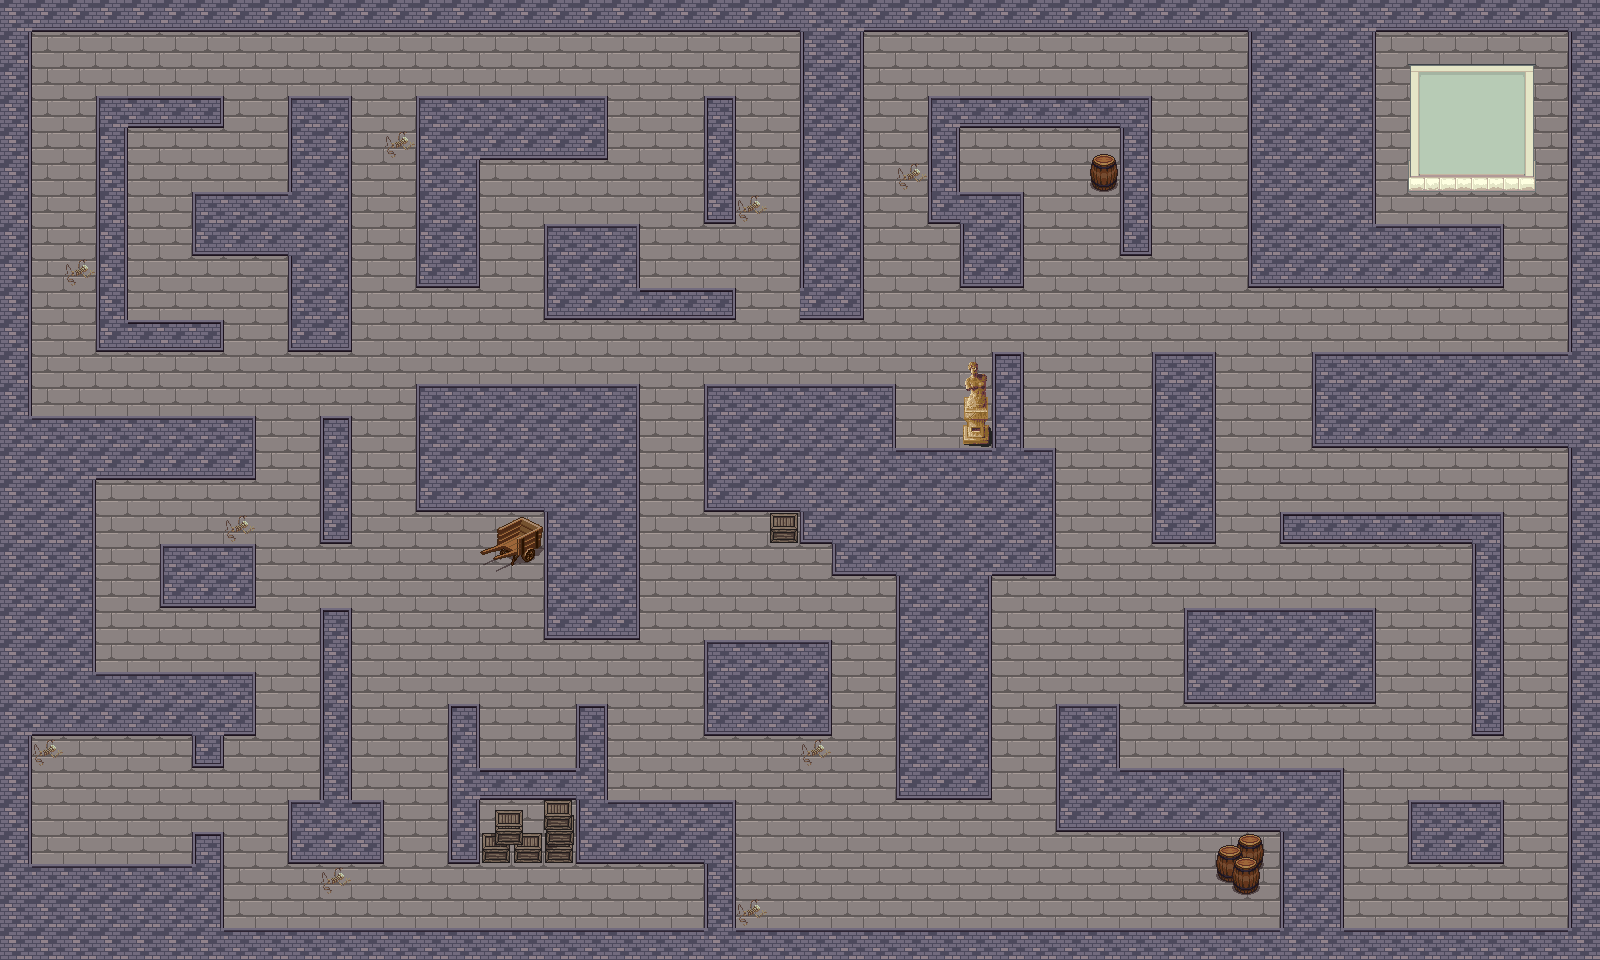

The image is a tile-based game level rendered from a .tmx file. Its description and source (layers, tilesets, objects; grid data summarised) follow:
An orthogonal 50x30 tile map with 32x32 px tiles, 4 tile layers (road, wall, stuff, fruit_place), 2 tilesets and 7 objects (enemy06, enemy05, enemy04, enemy03, enemy02, ...).

<map version="1.10" tiledversion="1.10.2" orientation="orthogonal" renderorder="right-down" width="50" height="30" tilewidth="32" tileheight="32" infinite="0" nextlayerid="7" nextobjectid="17">
 <editorsettings>
  <export target="dungeon_fruit_map_4.tmj" format="json" />
 </editorsettings>
 <tileset firstgid="1" name="build_atlas" tilewidth="32" tileheight="32" tilecount="1024" columns="32">
  <image source="build_atlas.png" width="1024" height="1024" />
 </tileset>
 <tileset firstgid="1025" name="Castle2" tilewidth="32" tileheight="32" tilecount="256" columns="16">
  <image source="Castle2.png" width="512" height="512" />
 </tileset>
 <layer id="2" name="road" width="50" height="30">
  <data>[1500 cells, 1500 non-empty, 1 distinct tile ids]</data>
 </layer>
 <layer id="1" name="wall" width="50" height="30">
  <data>[1500 cells, 631 non-empty, 15 distinct tile ids]</data>
 </layer>
 <layer id="3" name="stuff" width="50" height="30">
  <data>[1500 cells, 29 non-empty, 21 distinct tile ids]</data>
 </layer>
 <layer id="4" name="fruit_place" width="50" height="30">
  <data>[1500 cells, 16 non-empty, 9 distinct tile ids]</data>
 </layer>
 <objectgroup id="5" name="enemyLayer">
  <object id="4" name="enemy06" x="510.167" y="369.667">
   <point />
  </object>
  <object id="5" name="enemy05" x="63.5" y="70">
   <point />
  </object>
  <object id="6" name="enemy04" x="511.955" y="610.545">
   <point />
  </object>
  <object id="7" name="enemy03" x="793" y="910.333">
   <point />
  </object>
  <object id="8" name="enemy02" x="1099.36" y="590.198">
   <point />
  </object>
  <object id="9" name="enemy01" x="1199.5" y="165.5">
   <point />
  </object>
 </objectgroup>
 <objectgroup id="6" name="objectLayer">
  <object id="12" name="strawberry" x="1473" y="133.5">
   <point />
  </object>
 </objectgroup>
</map>
